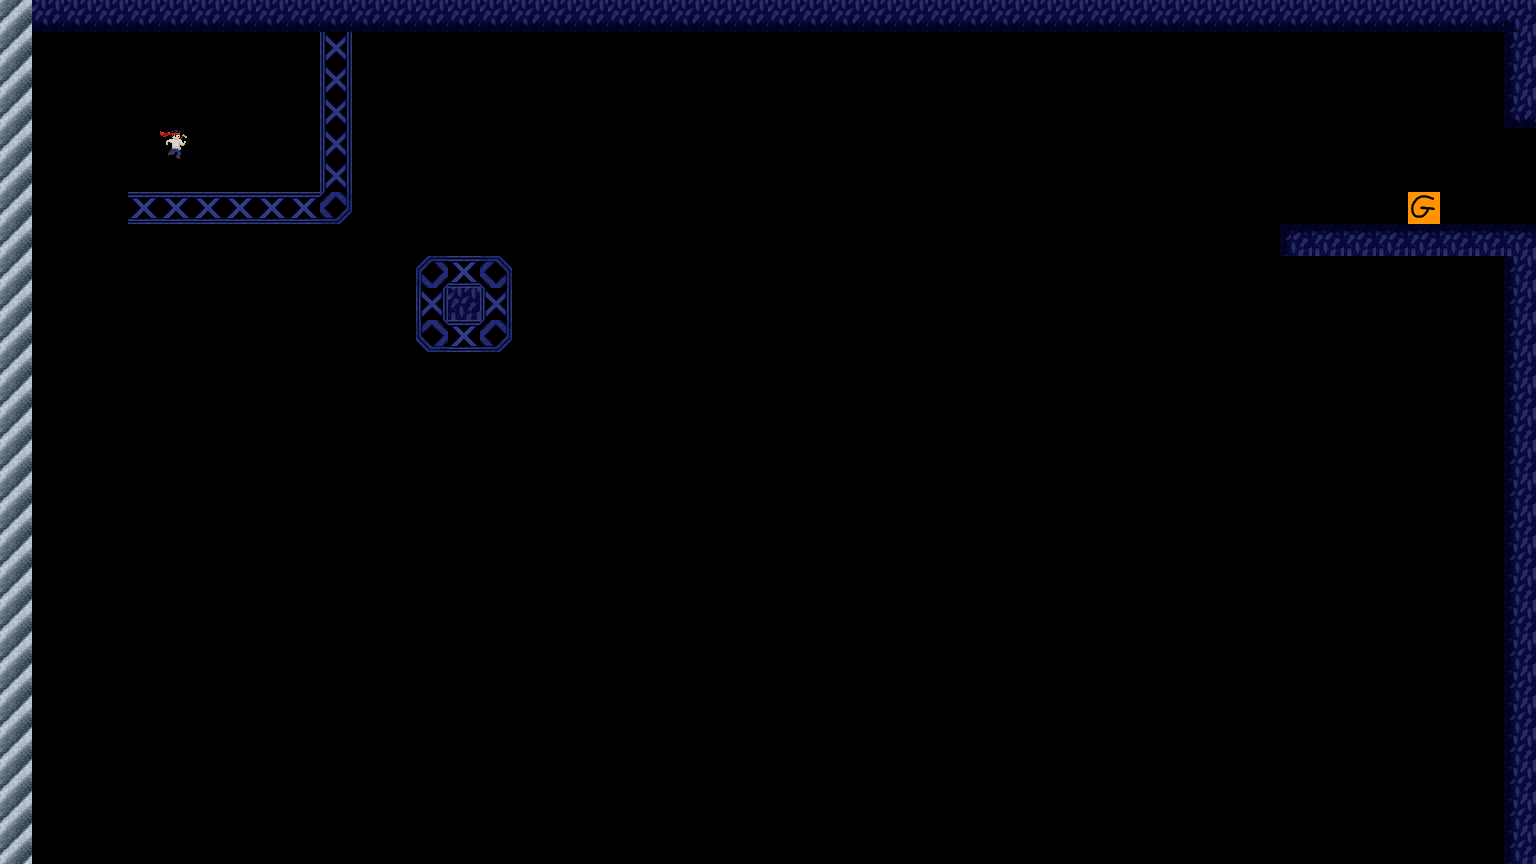

Below is a game level as drawn by its tile map, then a one-line description and the .tmx file that defines it, in full:
An orthogonal 48x27 tile map with 32x32 px tiles, 1 tile layer (platforms) and 2 objects (color4, color2).

<map version="1.8" tiledversion="1.8.4" orientation="orthogonal" renderorder="right-down" width="48" height="27" tilewidth="32" tileheight="32" infinite="0" nextlayerid="4" nextobjectid="3">
 <editorsettings>
  <export target="../core/assets/levels/medium.json" format="json" />
 </editorsettings>
 <properties>
  <property name="colorMode" type="int" value="0" />
 </properties>
 <tileset firstgid="1" source="disco.tsx" />
 <layer id="1" name="platforms" width="48" height="27">
  <data encoding="csv">
2,33,33,33,33,33,33,33,33,33,33,33,33,33,33,33,33,33,33,33,33,33,33,33,33,33,33,33,33,33,33,33,33,33,33,33,33,33,33,33,33,33,33,33,33,33,33,32,
2,0,0,0,0,0,0,0,0,0,14,0,0,0,0,0,0,0,0,0,0,0,0,0,0,0,0,0,0,0,0,0,0,0,0,0,0,0,0,0,0,0,0,0,0,0,0,30,
2,0,0,0,0,0,0,0,0,0,14,0,0,0,0,0,0,0,0,0,0,0,0,0,0,0,0,0,0,0,0,0,0,0,0,0,0,0,0,0,0,0,0,0,0,0,0,30,
2,0,0,0,0,0,0,0,0,0,14,0,0,0,0,0,0,0,0,0,0,0,0,0,9,0,0,0,0,0,0,0,0,0,0,0,0,0,0,0,0,0,0,0,0,0,0,37,
2,0,0,0,0,8,0,0,0,0,14,0,0,0,0,0,0,0,0,0,0,0,0,0,0,0,0,0,0,0,0,0,0,0,0,0,0,0,0,0,0,0,0,0,0,0,0,0,
2,0,0,0,0,0,0,0,0,0,14,0,0,0,0,0,0,0,0,0,0,0,0,0,0,0,0,0,0,0,0,0,0,0,0,0,0,0,0,0,0,0,0,0,0,0,0,0,
2,0,0,0,12,12,12,12,12,12,25,0,0,0,0,0,0,0,0,0,0,0,0,0,0,0,0,0,0,0,0,0,0,0,0,0,0,0,0,0,0,0,0,0,11,0,0,0,
2,0,0,0,0,0,0,0,0,0,0,0,0,0,0,0,0,0,0,0,0,0,0,0,0,0,0,0,0,0,0,0,0,0,0,0,0,0,0,0,35,28,28,28,28,28,28,28,
2,0,0,0,0,0,0,0,0,0,0,0,0,24,12,23,0,0,0,0,0,0,0,0,0,0,0,0,0,0,0,0,0,0,0,0,0,0,0,0,0,0,0,0,0,0,0,30,
2,0,0,0,0,0,0,0,0,0,0,0,0,14,1,14,0,0,0,0,0,0,0,0,0,0,0,0,0,0,0,0,0,0,0,0,0,0,0,0,0,0,0,0,0,0,0,30,
2,0,0,0,0,0,0,0,0,0,0,0,0,18,12,25,0,0,0,0,0,0,0,0,0,0,0,0,0,0,0,0,0,0,0,0,0,0,0,0,0,0,0,0,0,0,0,30,
2,0,0,0,0,0,0,0,0,0,0,0,0,0,0,0,0,0,0,0,0,0,0,0,0,0,0,0,0,0,0,0,0,0,0,0,0,0,0,0,0,0,0,0,0,0,0,30,
2,0,0,0,0,0,0,0,0,0,0,0,0,0,0,0,0,0,0,0,0,0,0,0,0,0,0,0,0,0,0,0,0,0,0,0,0,0,0,0,0,0,0,0,0,0,0,30,
2,0,0,0,0,0,0,0,0,0,0,0,0,0,0,0,0,0,0,0,0,0,0,0,0,0,0,0,0,0,0,0,0,9,0,0,0,0,0,0,0,0,0,0,0,0,0,30,
2,0,0,0,0,0,0,0,0,0,0,0,0,0,0,0,0,0,0,0,0,0,0,0,0,0,0,0,0,0,0,0,0,0,0,0,0,0,0,0,0,0,0,0,0,0,0,30,
2,0,0,0,0,0,0,0,0,0,0,0,0,0,0,0,0,0,0,0,0,0,0,0,0,0,0,0,0,0,0,0,0,0,0,0,0,0,0,0,0,0,0,0,0,0,0,30,
2,0,0,0,0,0,0,0,0,0,0,0,0,0,0,0,0,0,0,0,0,0,0,0,9,0,0,0,0,0,0,0,0,0,0,0,0,0,0,0,0,0,0,0,0,0,0,30,
2,0,0,0,0,0,0,0,0,0,0,0,0,0,0,0,0,0,0,0,0,0,0,0,0,0,0,0,0,0,0,0,0,0,0,0,0,0,0,0,0,0,0,0,0,0,0,30,
2,0,0,0,0,0,0,0,0,0,0,0,0,0,0,0,0,0,0,0,0,0,0,0,0,0,0,0,0,0,0,0,0,0,0,0,0,0,0,0,0,0,0,0,0,0,0,30,
2,0,0,0,0,0,0,0,0,0,0,0,0,0,0,0,0,0,0,0,0,0,0,0,0,0,0,0,0,0,0,0,0,0,0,0,0,0,0,0,0,0,0,0,0,0,0,30,
2,0,0,0,0,0,0,0,0,0,0,0,0,0,0,0,0,0,0,0,0,0,0,0,0,0,0,0,0,0,0,0,0,0,0,0,0,0,0,0,0,0,0,0,0,0,0,30,
2,0,0,0,0,0,0,0,0,0,0,0,0,0,0,0,0,0,0,0,0,0,0,0,0,0,0,0,0,0,0,0,0,0,0,0,0,0,0,0,0,0,0,0,0,0,0,30,
2,0,0,0,0,0,0,0,0,0,0,0,0,0,0,0,0,0,0,0,0,0,0,0,0,0,0,0,0,0,0,0,0,0,0,0,0,0,0,0,0,0,0,0,0,0,0,30,
2,0,0,0,0,0,0,0,0,0,0,0,0,0,0,0,0,0,0,0,0,0,0,0,0,0,0,0,0,0,0,0,0,0,0,0,0,0,0,0,0,0,0,0,0,0,0,30,
2,0,0,0,0,0,0,0,0,0,0,0,0,0,0,0,0,0,0,0,0,0,0,0,0,0,0,0,0,0,0,0,0,0,0,0,0,0,0,0,0,0,0,0,0,0,0,30,
2,0,0,0,0,0,0,0,0,0,0,0,0,0,0,0,0,0,0,0,0,0,0,0,0,0,0,0,0,0,0,0,0,0,0,0,0,0,0,0,0,0,0,0,0,0,0,30,
2,0,0,0,0,0,0,0,0,0,0,0,0,0,0,0,0,0,0,0,0,0,0,0,0,0,0,0,0,0,0,0,0,0,0,0,0,0,0,0,0,0,0,0,0,0,0,30
</data>
 </layer>
 <objectgroup id="2" name="colors">
  <object id="1" type="color4" x="0" y="0">
   <polygon points="1184,0 0,0 0,864" />
  </object>
  <object id="2" type="color2" x="1184" y="0">
   <polygon points="0,0 352,0 352,864 -1184,864" />
  </object>
 </objectgroup>
</map>
